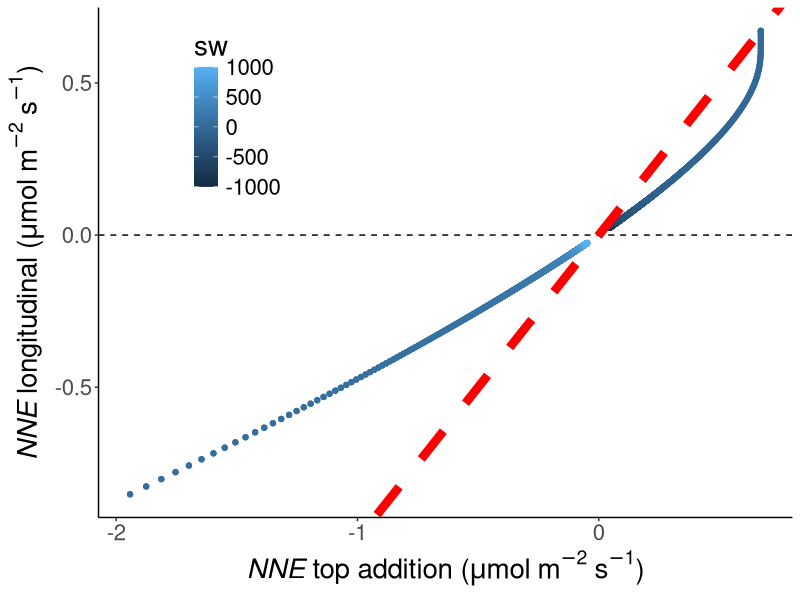
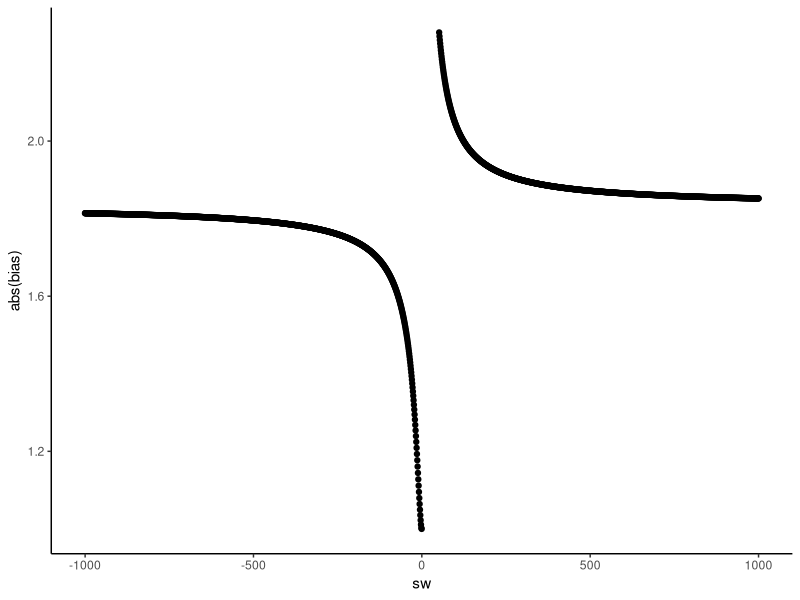

R code for these plots, in order: (Note: this script raises an error after producing the figures.)
############# Simulating how continous addition biases rates of uptake. 

setwd("C:\\Users\\nt78066\\OneDrive - University of Georgia\\Documents\\SNAX_3_nutrient_uptake\\")
# not reading in data just storing figures

library(ggplot2)
library(cowplot)

#### Uptake occuring at a first order rate of loss or gain
background.conc<-1 #uM 
added.conc<-46 #uM 

### simulation with all added at top, and continous addition of nutrients
simulate_uptake<-function(k){
  
  blocks<-seq(0,65,by=5)
  
  d<-data.frame(blocks,conc=NA)
  
  d$conservative.conc<-background.conc+added.conc
  #block.size<-5 #m
  
  background.conc<-1 #uM 
  added.conc<-46 #uM 
  
  discharge<-1 # l s-1
  width<-1 #m
  
  
  
  
  d$conc[1]<-(background.conc+added.conc)*exp(k*5)
  
  # top addition
  for (i in 2:length(blocks)){
    
    d$conc[i]<-d$conc[i-1]*exp(k*5)
    
    
    
  }
  
  estimated.uptake.rate.top<-(d$conservative.conc[14]-d$conc[14])*discharge/(width*70) #70m is total reach length
  
  
  ### now what if the nutrients are being added along the reach.
  
  input.rate <- added.conc/14
  
  f<-data.frame(blocks,conc=NA,conservative.conc=NA)
  f$conservative.conc[1]<-background.conc+input.rate
  f$conc[1]<-(background.conc+input.rate)*exp(k*5)
  
  for (i in 2:length(blocks)){
    f$conservative.conc[i]<-f$conservative.conc[i-1]+input.rate
    f$conc[i]<-(f$conc[i-1]+input.rate)*exp(k*5)
    
    
    
  }
  
  estimated.uptake.rate.continous<-(f$conservative.conc[14]-f$conc[14])*discharge/(width*70) #70m is total reach length
  
  output<-data.frame(input.type=c("top","continous"),uptake.rate=c(estimated.uptake.rate.top,estimated.uptake.rate.continous))
  return(output)
}


### scenarios

uptake.lengths<-data.frame(sw=seq(-1000.5,1000.5,by=1))
uptake.lengths$k<-1/uptake.lengths$sw

scenarios<-data.frame()
#constant loss rate
for (i in 1:nrow(uptake.lengths)){
  one.k<-data.frame(simulate_uptake(uptake.lengths$k[i]))
  
  one.k$k<-uptake.lengths$k[i]
  one.k$sw<-uptake.lengths$sw[i]
  
  output<-data.frame(k=uptake.lengths$k[i],sw=uptake.lengths$sw[i],top.uptake=one.k$uptake.rate[1],continous=one.k$uptake.rate[2])
  
  scenarios<-rbind(scenarios,output)
  
}

constant_proportional<-ggplot(scenarios[scenarios$top.uptake>-2,],aes(x=top.uptake,y=continous,color=sw))+geom_point()+
  geom_point()+theme_classic()+
  xlab(expression(italic("NNE")~"top addition ("*mu*mol~m^-2~s^-1*")"))+
  ylab(expression(italic("NNE")~"longitudinal ("*mu*mol~m^-2~s^-1*")"))+
  theme(text =element_text(size=20))+
  geom_hline(yintercept = 0,linetype="dashed")+
  geom_abline(intercept = 0,slope=1,color="red",linetype="dashed",size=3)+
  theme(legend.position=c(0.2,0.8))
constant_proportional

scenarios$bias<-scenarios$top.uptake/scenarios$continous

ggplot(scenarios[scenarios$top.uptake>-2,],aes(x=sw,y=abs(bias)))+geom_point()+
  theme_classic()


summary(lm(continous~top.uptake,data=scenarios[scenarios$top.uptake>-2,]))

#### micheleas-menten uptake
uptake.function<-function(concentration,umax,ks){
  uptake<-(concentration*umax)/(concentration+ks)## mm kinetics with max uptake rate of 0.5 and ks of 40
  uptake
}

background.conc<-1 #uM 
added.conc<-46 #uM 

### simulation with all added at top, and continous addition of nutrients
simulate_uptake<-function(umax,ks){

d<-data.frame(blocks,conc=NA)

d$conservative.conc<-background.conc+added.conc
#block.size<-5 #m

background.conc<-1 #uM 
added.conc<-46 #uM 

discharge<-1 # l s-1
width<-1 #m

blocks<-seq(0,65,by=5)


d$conc[1]<-background.conc+added.conc-uptake.function(background.conc+added.conc,umax,ks)*width*5/discharge

for (i in 2:length(blocks)){
  
  d$conc[i]<-d$conc[i-1]-uptake.function(d$conc[i-1],umax,ks)*(width*5)/discharge
  
  
  
}

estimated.uptake.rate.top<-(d$conservative.conc[14]-d$conc[14])*discharge/(width*70) #70m is total reach length


### now what if the nutrients are being added along the reach.

input.rate <- added.conc/14

f<-data.frame(blocks,conc=NA,conservative.conc=NA)
f$conservative.conc[1]<-background.conc+input.rate
f$conc[1]<-background.conc+input.rate-uptake.function(background.conc+input.rate,umax,ks)

for (i in 2:length(blocks)){
  f$conservative.conc[i]<-f$conservative.conc[i-1]+input.rate
  f$conc[i]<-f$conc[i-1]+input.rate-uptake.function(concentration=f$conc[i-1]+input.rate,umax,ks)*(width*5)/discharge
  
  
  
}

estimated.uptake.rate.continous<-(f$conservative.conc[14]-f$conc[14])*discharge/(width*70) #70m is total reach length

output<-data.frame(input.type=c("top","continous"),uptake.rate=c(estimated.uptake.rate.top,estimated.uptake.rate.continous))
return(output)
}


#### examining diffrent scenarios

range_of_ks<-seq(5,40,by=0.2)
range_of_umax<-seq(-1.9,1.9,by=0.05)

sims<-data.frame(ks=rep(range_of_ks,each=length(range_of_umax)),umax=rep(range_of_umax,times=length(range_of_ks)))

results<-data.frame()
for (i in 1:nrow(sims)){
  one_sim<-simulate_uptake(sims$umax[i],sims$ks[i])
  
  output<-data.frame(continous.uptake=one_sim$uptake.rate[2],top.uptake=one_sim$uptake.rate[1],ks=sims$ks[i],umax=sims$umax[i])
  results<-rbind(results,output)
}

MM_uptake<-ggplot(results,aes(x=top.uptake,y=continous.uptake))+geom_point()+theme_classic()+
  xlab(expression(italic("NNE")~"top addition ("*mu*mol~m^-2~s^-1*")"))+
  ylab(expression(italic("NNE")~"longitudinal ("*mu*mol~m^-2~s^-1*")"))+
  theme(text =element_text(size=20))+
  geom_hline(yintercept = 0,linetype="dashed")+
  geom_abline(intercept = 0,slope=1,color="red",linetype="dashed",size=3)
MM_uptake


summary(lm(continous.uptake~top.uptake,results))

results$absolute.error<-results$top.uptake-results$continous.uptake

bias.figure<-ggplot(results,aes(x=top.uptake,y=absolute.error,color=ks))+geom_point()+theme_classic()+
  xlab(expression(italic("NNE")~"top addition ("*mu*mol~m^-2~s^-1*")"))+
  ylab(expression("Bias ("*mu*mol~m^-2~s^-1*")"))+
  theme(text =element_text(size=20))
bias.figure

summary(lm(abs(absolute.error)~abs(top.uptake),results))
summary(lm(abs(absolute.error)~ks,results))
summary(lm(abs(absolute.error)~umax,results))

results$relative.error<-1-abs(results$continous.uptake)/abs(results$top.uptake)


ks.figure<-ggplot(results,aes(x=ks,y=relative.error*100,color=top.uptake))+geom_point()+theme_classic()+
  xlab("Half saturation constant (ks)")+
  ylab("Bias %")+
  theme(text =element_text(size=20))+
  scale_color_continuous(name = "NNE")
ks.figure

range(results$relative.error,na.rm=TRUE)

ggplot(results,aes(x=ks,y=relative.error,color=umax))+geom_point()

summary(lm(relative.error~abs(top.uptake),results))
summary(lm(relative.error~ks,results))
summary(lm(relative.error~umax,results))
### what if net uptake is not sensitive to concentraiton?


simulate_uptake_no_concentraiton_effect<-function(rate){
  
  d<-data.frame(blocks,conc=NA)
  
  d$conservative.conc<-background.conc+added.conc
  #block.size<-5 #m
  
  background.conc<-1 #ug l-1
  added.conc<-46 #ug l-1
  
  discharge<-1 # l s-1
  width<-1 #m
  
  blocks<-seq(0,65,by=5)
  
  
  d$conc[1]<-(background.conc+added.conc)-rate*(width*5)/discharge
  
  for (i in 2:length(blocks)){
    
    d$conc[i]<-d$conc[i-1]-rate*(width*5)/discharge
    
    
    
  }
  
  estimated.uptake.rate.top<-(d$conservative.conc[14]-d$conc[14])*discharge/(width*70) #70m is total reach length
  
  
  ### now what if the nutrients are being added along the reach.
  
  input.rate <- added.conc/14
  
  f<-data.frame(blocks,conc=NA,conservative.conc=NA)
  f$conservative.conc[1]<-background.conc+input.rate
  f$conc[1]<-(background.conc+input.rate)-rate*(width*5)/discharge
  
  for (i in 2:length(blocks)){
    f$conservative.conc[i]<-f$conservative.conc[i-1]+input.rate
    f$conc[i]<-f$conc[i-1]-rate*(width*5)/discharge+input.rate
    
    
    
  }
  
  estimated.uptake.rate.continous<-(f$conservative.conc[14]-f$conc[14])*discharge/(width*70) #70m is total reach length
  
  output<-data.frame(input.type=c("top","continous"),uptake.rate=c(estimated.uptake.rate.top,estimated.uptake.rate.continous))
  return(output)
}


range_of_rates<-seq(-1.9,1.9,by=0.01)

results2<-data.frame()
for (i in 1:length(range_of_rates)){
  one_sim<-simulate_uptake_no_concentraiton_effect(range_of_rates[i])
  output<-data.frame(true.rate=range_of_rates[i],top.uptake=one_sim$uptake.rate[1],cont.uptake=one_sim$uptake.rate[2])
  
  results2<-rbind(results2,output)
}

non.conc.sens<-ggplot(results2,aes(x=top.uptake,y=cont.uptake))+geom_point()+theme_classic()+
  xlab(expression(italic("NNE")~"top addition ("*mu*mol~m^-2~s^-1*")"))+
  ylab(expression(italic("NNE")~"longitudinal addition ("*mu*mol~m^-2~s^-1*")"))+
  theme(text =element_text(size=20))
non.conc.sens

summary(lm(true.rate~cont.uptake,data=results2))

tiff(filename="bias.analaysis1.tiff",units="in",res=600,width=8,height=8,compression="lzw")
non.conc.sens
dev.off()

tiff(filename="bias.analaysis2.tiff",units="in",res=600,width=6,height=14,compression="lzw")
plot_grid(MM_uptake,bias.figure,ks.figure ,ncol=1,labels="AUTO",label_x=0.2,label_y=0.95)
dev.off()



########## Figure to illustrate the different assumptions. scenarios. 
blocks<-seq(0,70,by=5)

rate<-0.5

background.conc<-1 #ug l-1
added.conc<-46 #ug l-1

discharge<-1 # l s-1
width<-1 #m

d<-data.frame(blocks,conc=NA)
  
d$conservative.conc<-background.conc+added.conc
  #block.size<-5 #m

d$conc[1]<-background.conc+added.conc
  
for (i in 2:length(blocks)){
    
d$conc[i]<-d$conc[i-1]-rate*(width*5)/discharge
    
    
    
}
  
### now what if the nutrients are being added along the reach.
  
input.rate <- added.conc/15
  
f<-data.frame(blocks,conc=NA,conservative.conc=NA)
f$conservative.conc[1]<-background.conc+input.rate
f$conc[1]<-background.conc+input.rate
  
for (i in 2:length(blocks)){
  f$conservative.conc[i]<-f$conservative.conc[i-1]+input.rate
  f$conc[i]<-f$conc[i-1]-rate*(width*5)/discharge+input.rate
    
    
    
}
  
d$type<-"Top addition"
f$type<-"Longitudinal addition"

constant_rate<-rbind(d,f)

constant_rate_figure<-ggplot(constant_rate,aes(x=blocks,y=conc,color=type))+geom_line(size=2)+theme_classic()+
  geom_line(data=constant_rate,aes(x=blocks,y=conservative.conc,color=type),linetype="dashed",size=2)+
  xlab("Distance from top of reach (m)")+ylab("Concentraiton (uM)")+
  theme(text =element_text(size=20))+theme(legend.position = "none")


#### constant proportional loss
k<-(-0.01)

d<-data.frame(blocks,conc=NA)
  
d$conservative.conc<-background.conc+added.conc
  #block.size<-5 #m
  
d$conc[1]<-background.conc+added.conc
  
# top addition
for (i in 2:length(blocks)){
    
    d$conc[i]<-d$conc[i-1]*exp(k*5)
    
    
    
}
  

  ### now what if the nutrients are being added along the reach.
  
  input.rate <- added.conc/15
  
  f<-data.frame(blocks,conc=NA,conservative.conc=NA)
  f$conservative.conc[1]<-background.conc+input.rate
  f$conc[1]<-background.conc+input.rate
  
  for (i in 2:length(blocks)){
    f$conservative.conc[i]<-f$conservative.conc[i-1]+input.rate
    f$conc[i]<-f$conc[i-1]*exp(k*5)+input.rate
    
    
    
  }
  
  
d$type<-"Top addition"
f$type<-"Longitudinal addition"
  
constant_proportional_rate<-rbind(d,f)
  
constant_proportional_rate_figure<-ggplot(constant_proportional_rate,aes(x=blocks,y=conc,color=type))+geom_line(size=2)+theme_classic()+
    geom_line(data=constant_proportional_rate,aes(x=blocks,y=conservative.conc,color=type),linetype="dashed",size=2)+
    xlab("Distance from top of reach (m)")+ylab("Concentraiton (uM)")+
    theme(text =element_text(size=20))+theme(legend.position = "none")
constant_proportional_rate_figure


######### michaleas menten 

umax<-(1)
ks<-40

d<-data.frame(blocks,conc=NA)
  
d$conservative.conc<-background.conc+added.conc
  #block.size<-5 #m
  
d$conc[1]<-background.conc+added.conc
  
for (i in 2:length(blocks)){
    
    d$conc[i]<-d$conc[i-1]-uptake.function(d$conc[i-1],umax,ks)*(width*5)/discharge
    
    
    
}
  
  estimated.uptake.rate.top<-(d$conservative.conc[15]-d$conc[15])*discharge/(width*70) #70m is total reach length
  
  
  ### now what if the nutrients are being added along the reach.
  
  input.rate <- added.conc/15
  
  f<-data.frame(blocks,conc=NA,conservative.conc=NA)
  f$conservative.conc[1]<-background.conc+input.rate
  f$conc[1]<-background.conc+input.rate
  
for (i in 2:length(blocks)){
    f$conservative.conc[i]<-f$conservative.conc[i-1]+input.rate
    f$conc[i]<-f$conc[i-1]-uptake.function(concentration=f$conc[i-1],umax,ks)*(width*5)/discharge+input.rate
}    
    
d$type<-"Top addition"
f$type<-"Longitudinal addition"
  
mm<-rbind(d,f)
  
mm_figure<-ggplot(mm,aes(x=blocks,y=conc,color=type))+geom_line(size=2)+theme_classic()+
    geom_line(data=mm,aes(x=blocks,y=conservative.conc,color=type),linetype="dashed",size=2)+
    xlab("Distance from top of reach (m)")+ylab("Concentraiton (uM)")+
    theme(text =element_text(size=20))+theme(legend.position = "none")
mm_figure

library(cowplot)

tiff(filename="longitudinal.tiff",units="in",res=600,width=6,height=14,compression="lzw")
plot_grid(constant_rate_figure,constant_proportional_rate_figure,mm_figure,ncol=1,labels="AUTO",label_x=0.9,label_y=0.2)
dev.off()

mm_figure<-ggplot(mm,aes(x=blocks,y=conc,color=type))+geom_line(size=2,linetype="dashed")+theme_classic()+
  geom_line(data=mm,aes(x=blocks,y=conservative.conc,color=type),linetype="dashed",size=2)+
  xlab("Distance from top of reach (m)")+ylab("Concentraiton (uM)")+
  theme(text =element_text(size=20))
mm_figure

tiff(filename="legend.tiff",units="in",res=600,width=6,height=6,compression="lzw")
mm_figure
dev.off()


tiff(filename="constant_proportional.tiff",units="in",res=600,width=6,height=6,compression="lzw")
constant_proportional
dev.off()
